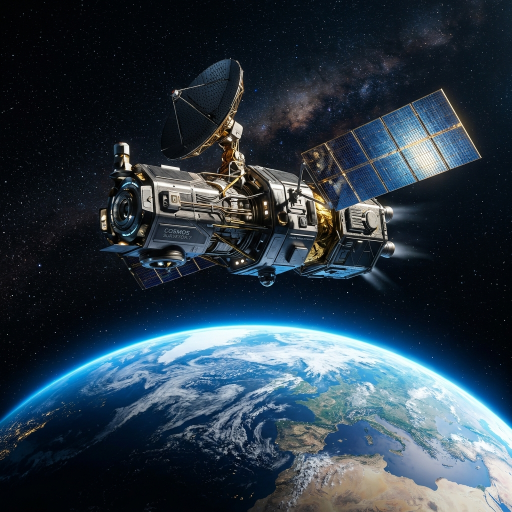
#> input picture sherpa-redesign/public/aerospace.png, 1024 x 1024 px, found by its file name (shown at 1/2 size); its folder holds 4 pictures in this run
$ python optimize_images.py
#> lines starting #> are read from the running program, lines starting #| are printed output that depends on the picture
import os
from PIL import Image

def optimize_images(directory):
    for filename in os.listdir(directory):
        if filename.endswith(".png") or filename.endswith(".jpg"):
            filepath = os.path.join(directory, filename)

            # Skip some small images
            if "logo" in filename or "favicon" in filename or "brands" in filepath:
                continue

            try:
                img = Image.open(filepath)
#> img is the input picture: PIL image 1024x1024 RGB; mean R, G, B 44.4, 59.3, 71.4

                # Check if image is larger than 1200px width
                MAX_WIDTH = 1200
                if img.width > MAX_WIDTH:
                    ratio = MAX_WIDTH / float(img.width)
                    new_height = int((float(img.height) * float(ratio)))
                    img = img.resize((MAX_WIDTH, new_height), Image.Resampling.LANCZOS)
                else:
                    # Even if we don't resize, we should save with better compression
                    # Actually let's just resize by 50% for all of these large assets
                    # since they are massive.
                    if img.width > 800:
                        img = img.resize((int(img.width * 0.5), int(img.height * 0.5)), Image.Resampling.LANCZOS)
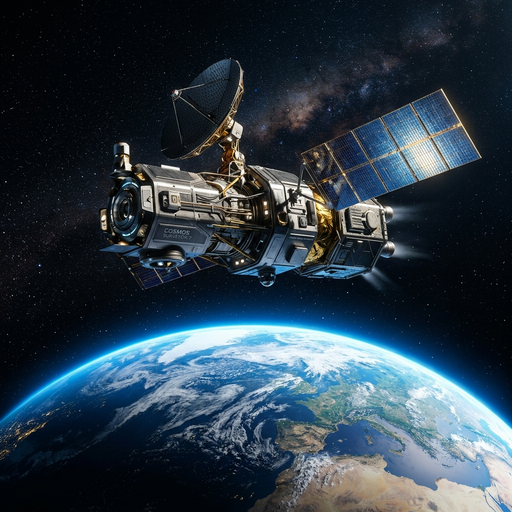
#> img: PIL image 512x512 RGB; mean R, G, B 44.4, 59.3, 71.4
#> pass 3 of the loop in optimize_images, `for filename in os.listdir(directory):`:
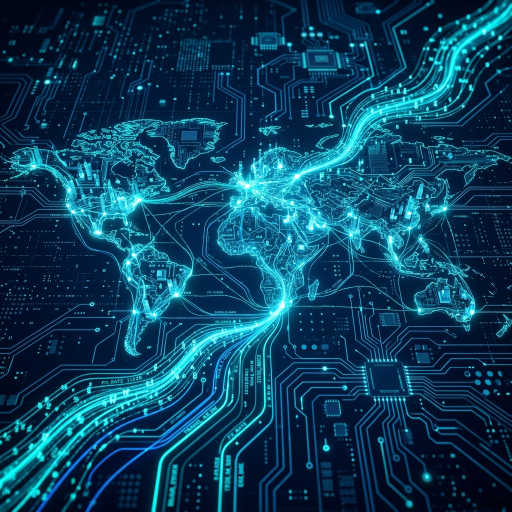
#> input picture sherpa-redesign/public/finance.png, 1024 x 1024 px, found by its file name (shown at 1/2 size)
#> in optimize_images, img is the input picture: PIL image 1024x1024 RGB; mean R, G, B 11.1, 63.9, 92.2
#> in optimize_images, `img = img.resize((int(img.width * 0.5), int(img.height * 0.5)), Image...`:
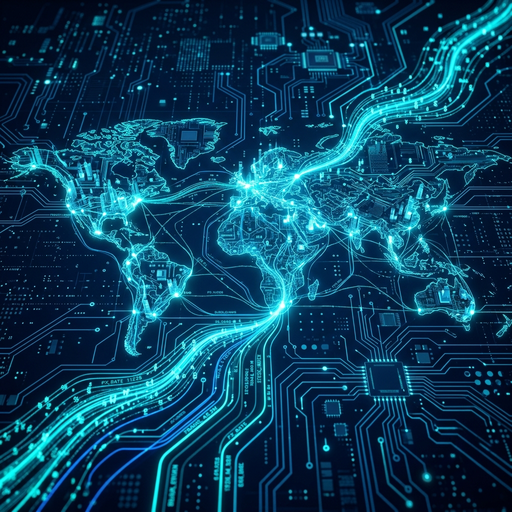
#> img: PIL image 512x512 RGB; mean R, G, B 11.5, 63.9, 92.2
#> the loop made 4 passes; the first 3 are shown

                # Save optimized (overwrite)
                img.save(filepath, optimize=True, quality=80)
                print(f"Optimized: {filename}")

            except Exception as e:
                print(f"Error processing {filename}: {e}")

if __name__ == "__main__":
    public_dir = r"c:\Users\olami\Desktop\sharpie.ai\sherpa-redesign\public"
    optimize_images(public_dir)
